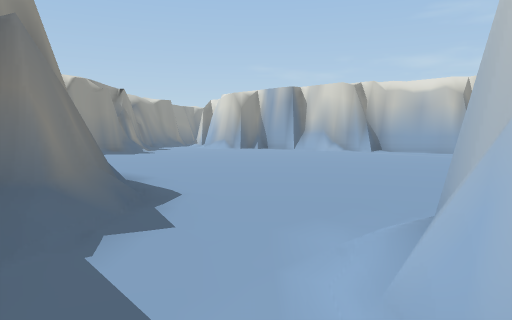
View 1 (above)

24 first-person views from a walk through a 3-D level made in the Unity game engine. The camera is 1.4 m above the floor, tilts 4° down and sees 70° across. The floor is counted in squares, 2 m on a side. Each view is taken from the middle of a square. On the plan, view 1 faces up. The plan holds only what a view shows up to about 11 squares ahead; the rest is blank. The place goes on beyond the plan.

View 2
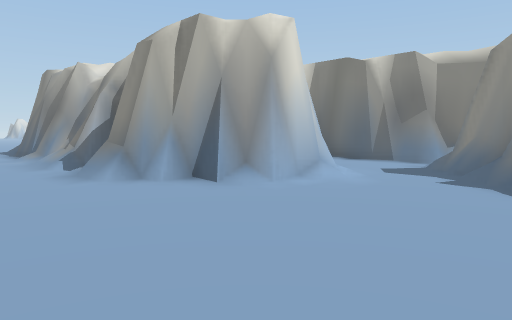

View 3
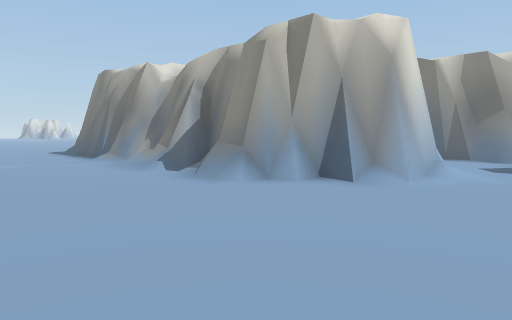

View 4
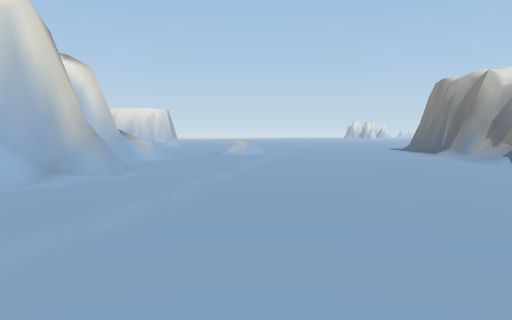

View 5
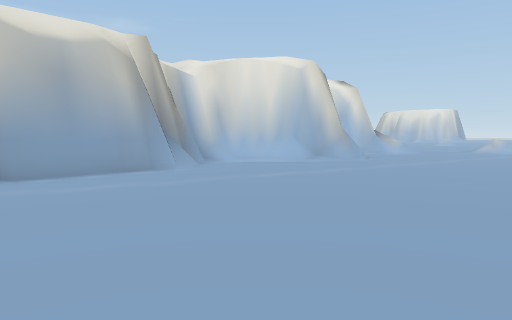

View 6
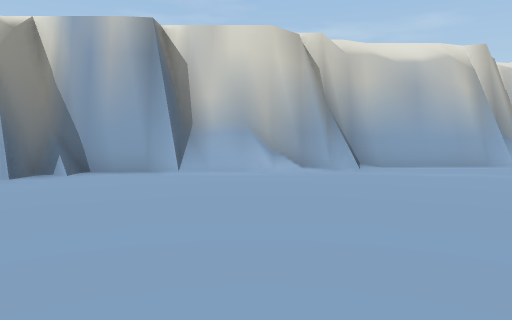

View 7
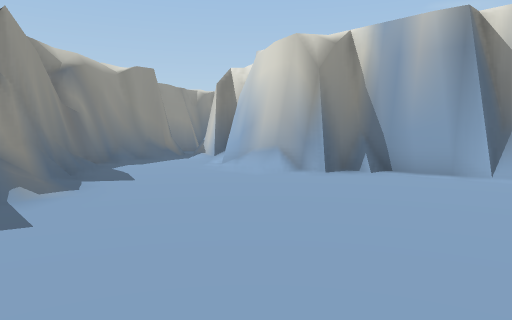

View 8
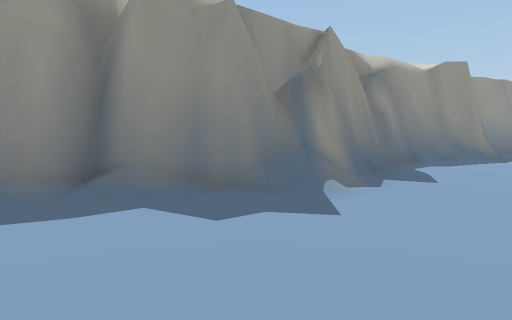

View 9
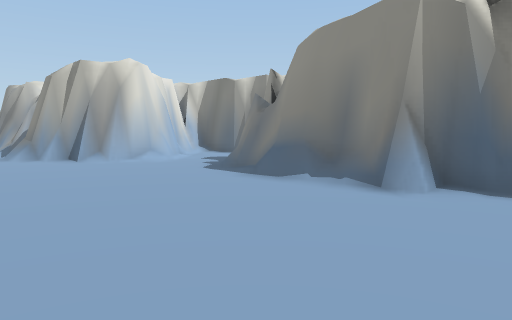

View 10
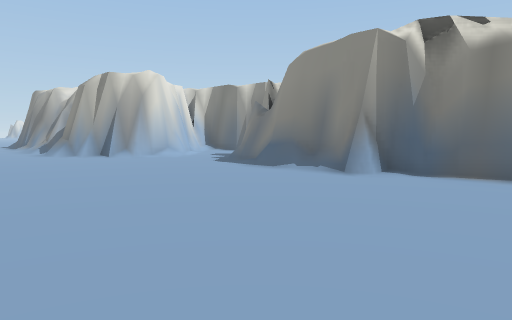

View 11
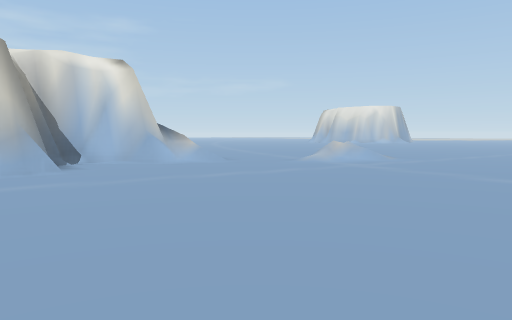

View 12
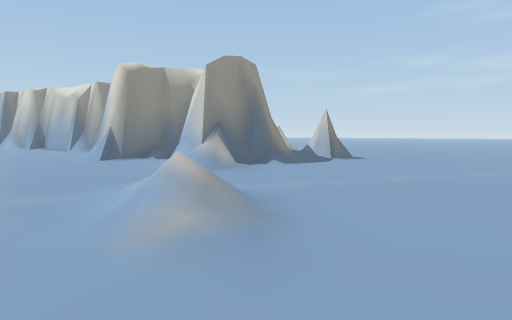

View 13
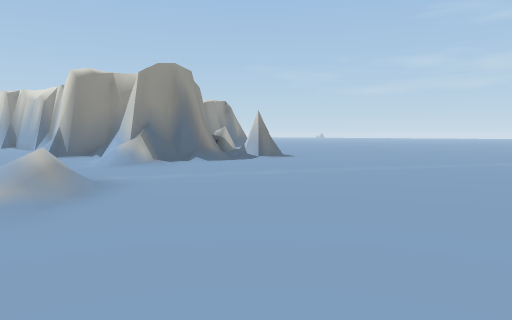

View 14
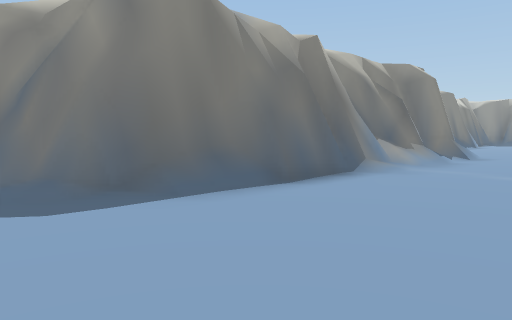

View 15
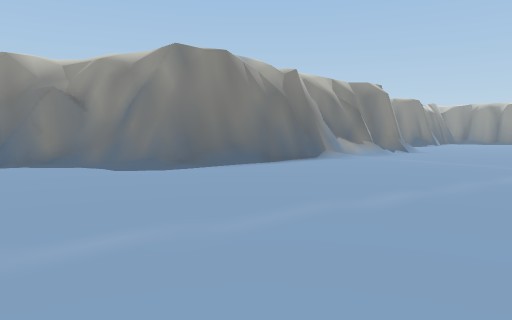

View 16
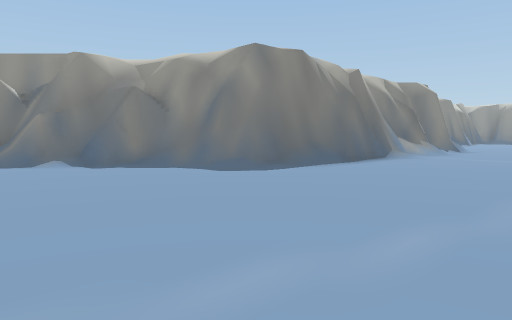

View 17
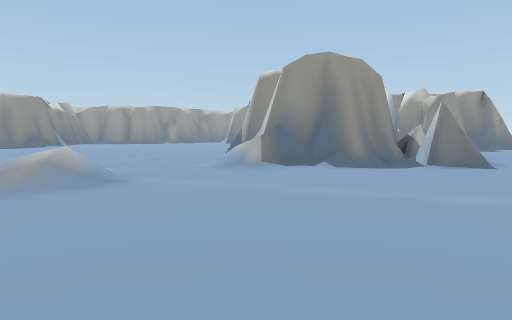

View 18
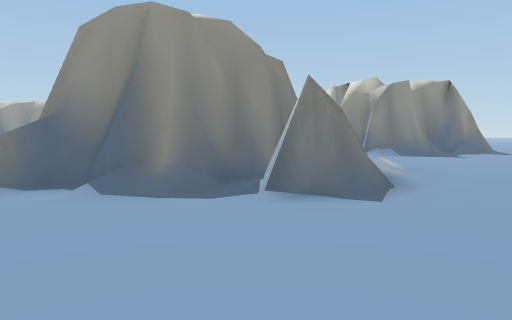

View 19
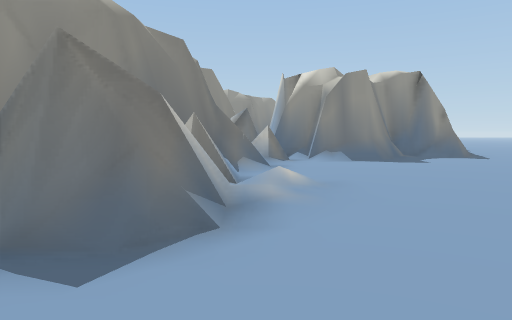

View 20
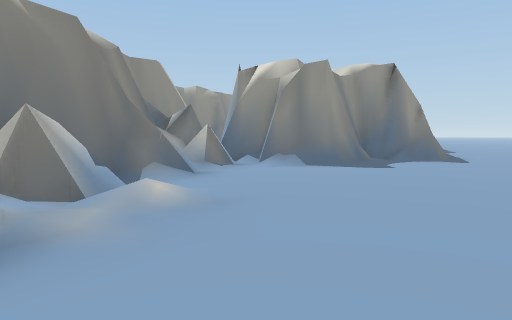

View 21
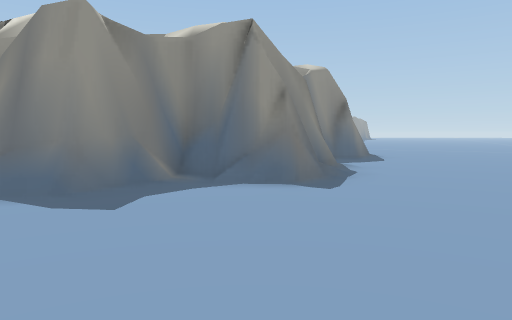

View 22
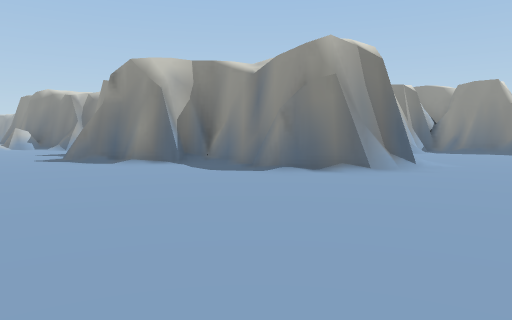

View 23
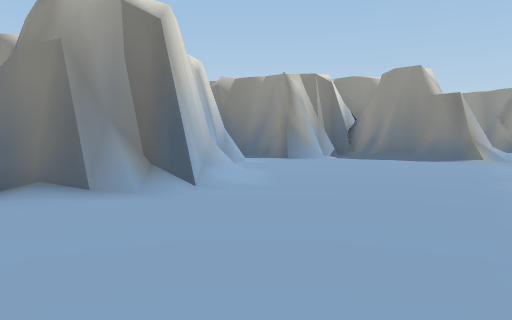

View 24
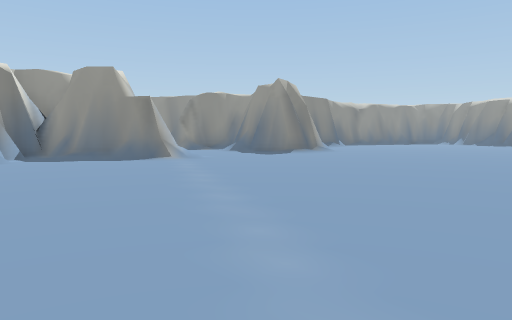

### Floor plan
Key: @ floor where view 1 was taken; # wall or solid block; x gap in a wall; . floor; / step, stairs or slope.
Columns run from 6 left of view 1 to 20 right of it. Each row starts with its distance up from view 1.
 39           ..
 38           ....
 37           .....
 36           .......
 35           ........
 34           ..........
 33           ...........
 32           ............
 31           ............ ....
 30           /................
 29           #................
 28           #................
 27           #......####.....
 26           #.....    #.....
 25           ###..##   #.....
 24  #                  #.....
 23  #x                 ##/...
 22 ##.#                 #/...
 21 #...                 ##...
 20 #...#               ##/...
 19 #...###              #.....
 18 #....####           ##.....
 17 #/......##        ###/.....
 16 #/.......###      #//......
 15 #/.........###    ##/.....
 14 #/...........##   ###.....
 13 #.............###   #/.....
 12 ................#   #///...
 11  ...............#   ###/...
 10  ...............##   #/#/..
  9 ................/#####/#/..
  8 #................#.###//...
  7 ###................###/....
  6   #/...............///.....
  5   ###.............../......
  4     #......................
  3     #.............../......
  2     #..####.........//.....
  1     #..#  ##........//.....
  0     /.@    ##..............
 -1    ##..     ##............
 -2     ##.     ###..........
 -3      ##       ##.........
 -4                ##.........
 -5                ##/.......
 -6                 #/........
 -7                 #/.......
 -8                 #/......
 -9                 #/....
-10                 #/...

Where each view was taken, in squares from view 1:
view 1: 0 up, 0 right, facing up
view 2: 8 up, 2 right, facing down
view 3: 8 up, 4 right, facing down
view 4: 11 up, 4 right, facing down-right
view 5: 11 up, 0 right, facing right
view 6: 11 up, 2 left, facing up-right
view 7: 11 up, 2 left, facing up
view 8: 11 up, 2 left, facing up-left
view 9: 12 up, 2 left, facing down
view 10: 14 up, 2 left, facing down
view 11: 4 up, 4 right, facing right
view 12: 2 down, 15 right, facing up
view 13: 3 down, 17 right, facing up
view 14: 4 down, 15 right, facing left
view 15: 4 down, 19 right, facing left
view 16: 6 down, 19 right, facing left
view 17: 0 up, 20 right, facing up-left
view 18: 5 up, 20 right, facing up-left
view 19: 8 up, 20 right, facing up-left
view 20: 10 up, 20 right, facing up-left
view 21: 16 up, 20 right, facing up-left
view 22: 31 up, 20 right, facing down-left
view 23: 32 up, 15 right, facing down-left
view 24: 32 up, 15 right, facing left
